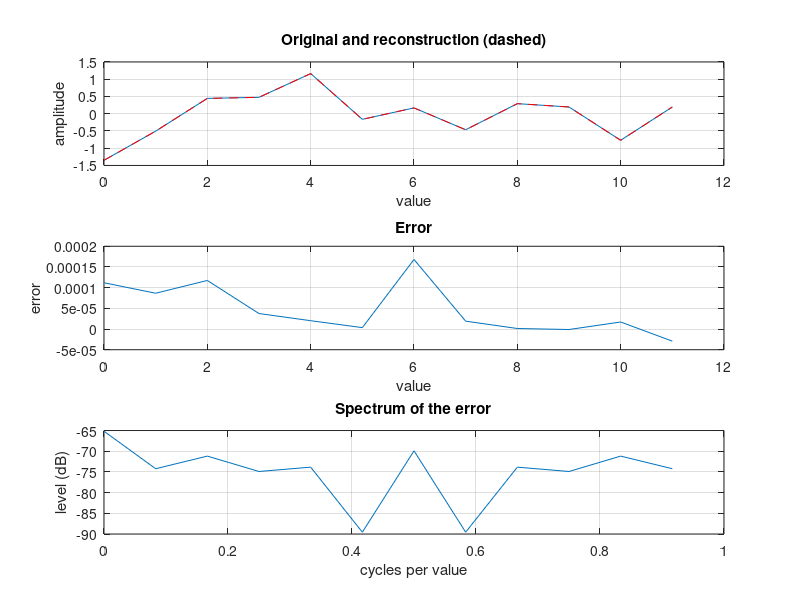

The MATLAB script that drew this image:
% Inversion report: Forward and back through Backward
% Every necessary condition holds.
predicted_error = 0.125001;
% first condition: holds, margin 0.5
% second condition: fails, margin -0.25
sample_rate = 1;
measured_snr = 78.736846155337062;
largest_error = 0.00016802549362182617;
original = [-1.35095894 -0.504778028 0.4446868 0.475562841 1.16363823 -0.162901729 0.168607548 -0.46539098 0.291978091 0.19502978 -0.769843817 0.194852263];
reconstruction = [-1.35107076 -0.504864514 0.444569439 0.475525409 1.16361809 -0.162905127 0.168439522 -0.465409994 0.29197681 0.195030943 -0.769860804 0.194881529];
subplot(3, 1, 1);
plot(0:numel(original)-1, original);
hold on;
plot(0:numel(original)-1, reconstruction, 'r--');
hold off;
xlabel('value');
ylabel('amplitude');
title('Original and reconstruction (dashed)');
grid on;
subplot(3, 1, 2);
plot(0:numel(original)-1, original - reconstruction);
xlabel('value');
ylabel('error');
title('Error');
grid on;
subplot(3, 1, 3);
plot((0:numel(original)-1) / numel(original), 20 * log10(abs(fft(original - reconstruction)) + 1e-300));
xlabel('cycles per value');
ylabel('level (dB)');
title('Spectrum of the error');
grid on;
